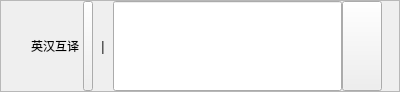
<?xml version="1.0" encoding="UTF-8"?>
<ui version="4.0">
 <class>SearchEdit</class>
 <widget class="QFrame" name="SearchEdit">
  <property name="geometry">
   <rect>
    <x>0</x>
    <y>0</y>
    <width>400</width>
    <height>92</height>
   </rect>
  </property>
  <property name="windowTitle">
   <string>Frame</string>
  </property>
  <property name="frameShape">
   <enum>QFrame::StyledPanel</enum>
  </property>
  <property name="frameShadow">
   <enum>QFrame::Raised</enum>
  </property>
  <layout class="QHBoxLayout" name="horizontalLayout">
   <property name="spacing">
    <number>0</number>
   </property>
   <property name="leftMargin">
    <number>0</number>
   </property>
   <property name="topMargin">
    <number>0</number>
   </property>
   <property name="rightMargin">
    <number>0</number>
   </property>
   <property name="bottomMargin">
    <number>0</number>
   </property>
   <item>
    <widget class="QLabel" name="label_left">
     <property name="minimumSize">
      <size>
       <width>30</width>
       <height>60</height>
      </size>
     </property>
     <property name="styleSheet">
      <string notr="true"/>
     </property>
     <property name="text">
      <string/>
     </property>
    </widget>
   </item>
   <item>
    <widget class="QLabel" name="label_model">
     <property name="styleSheet">
      <string notr="true"/>
     </property>
     <property name="text">
      <string>英汉互译 </string>
     </property>
    </widget>
   </item>
   <item>
    <widget class="QPushButton" name="btn_drop">
     <property name="sizePolicy">
      <sizepolicy hsizetype="Preferred" vsizetype="Preferred">
       <horstretch>0</horstretch>
       <verstretch>0</verstretch>
      </sizepolicy>
     </property>
     <property name="maximumSize">
      <size>
       <width>10</width>
       <height>16777215</height>
      </size>
     </property>
     <property name="styleSheet">
      <string notr="true"/>
     </property>
     <property name="text">
      <string/>
     </property>
     <property name="icon">
      <iconset resource="resource.qrc">
       <normaloff>:/image/drop.png</normaloff>:/image/drop.png</iconset>
     </property>
    </widget>
   </item>
   <item>
    <widget class="QLabel" name="label_vline">
     <property name="minimumSize">
      <size>
       <width>20</width>
       <height>0</height>
      </size>
     </property>
     <property name="font">
      <font>
       <family>04b_21</family>
       <pointsize>10</pointsize>
      </font>
     </property>
     <property name="styleSheet">
      <string notr="true"/>
     </property>
     <property name="text">
      <string>|</string>
     </property>
     <property name="alignment">
      <set>Qt::AlignCenter</set>
     </property>
    </widget>
   </item>
   <item>
    <widget class="QLineEdit" name="line_search">
     <property name="sizePolicy">
      <sizepolicy hsizetype="Expanding" vsizetype="Preferred">
       <horstretch>0</horstretch>
       <verstretch>0</verstretch>
      </sizepolicy>
     </property>
     <property name="styleSheet">
      <string notr="true"/>
     </property>
    </widget>
   </item>
   <item>
    <widget class="QPushButton" name="btn_search">
     <property name="sizePolicy">
      <sizepolicy hsizetype="Preferred" vsizetype="Preferred">
       <horstretch>0</horstretch>
       <verstretch>0</verstretch>
      </sizepolicy>
     </property>
     <property name="maximumSize">
      <size>
       <width>999</width>
       <height>999</height>
      </size>
     </property>
     <property name="styleSheet">
      <string notr="true"/>
     </property>
     <property name="text">
      <string/>
     </property>
     <property name="icon">
      <iconset resource="resource.qrc">
       <normaloff>:/image/search.png</normaloff>:/image/search.png</iconset>
     </property>
    </widget>
   </item>
   <item>
    <widget class="QLabel" name="label_right">
     <property name="minimumSize">
      <size>
       <width>17</width>
       <height>0</height>
      </size>
     </property>
     <property name="styleSheet">
      <string notr="true"/>
     </property>
     <property name="text">
      <string/>
     </property>
    </widget>
   </item>
  </layout>
 </widget>
 <resources>
  <include location="resource.qrc"/>
 </resources>
 <connections/>
</ui>
